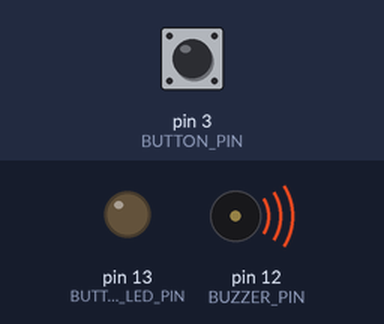
The program below on a simulated Arduino Nano, built with avr-gcc and run on an emulated ATmega328P. Shown: output pins drawn as LEDs (lit = HIGH), buzzer (waves = sounding, pin HIGH). The inputs (shaded band) are chosen by the test bench; at power-on: pin 3 (BUTTON_PIN) HIGH. Pins used as bus, display or sensor lines are not drawn.

Above: at 0.1 s.
At 1.3 s:
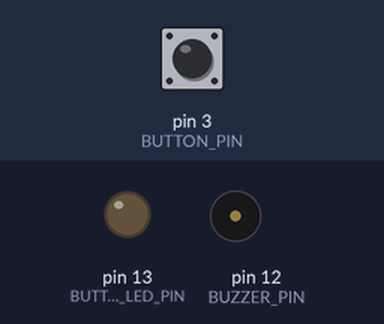
1.4 s: pin 3 (BUTTON_PIN) pulled LOW for 3.2 s
At 1.9 s:
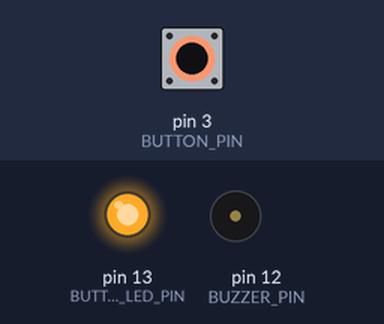
Timing chart, 0 to 12.6 s (numbered marks = the images above; inputs shaded):
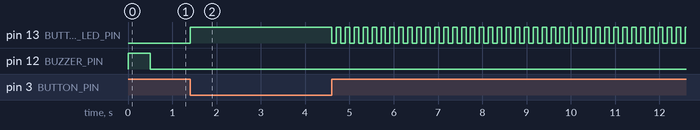

The program:

main.cpp
```cpp
#include "battery_monitor.h"
#include "board_config.h"
#include <Arduino.h>
#include <PKAE_Timer.h>

void powerOff ();

// BatteryMonitor batteryMonitor (BATTERY_VOLTAGE_PIN);

void setup () {
    Serial.begin (115200);
    pinMode (BUTTON_PIN, INPUT_PULLUP);
    pinMode (BUTTON_LED_PIN, OUTPUT);
    pinMode (POWER_MOSFET_PIN, OUTPUT);
    pinMode (BUZZER_PIN, OUTPUT);
    digitalWrite (POWER_MOSFET_PIN, HIGH);
}

void loop () {
    boolean lLEDstate = LOW;
    boolean lReleased = true;

    PKAE_Timer StableLED (300);
    PKAE_Timer ButtonHeld (3000);

    digitalWrite (BUZZER_PIN, HIGH);
    delay (500);
    digitalWrite (BUZZER_PIN, LOW);

    while (true) {
        /*if (batteryMonitor.getBatteryPercentage () <= 0) {
            powerOff ();

        }*/

        if (digitalRead (BUTTON_PIN) == LOW) {
            if (lReleased and StableLED.IsTimeUp ()) {
                lLEDstate = !lLEDstate;
                digitalWrite (BUTTON_LED_PIN, lLEDstate);
            }
            lReleased = false;
        } else {
            lReleased = true;
            ButtonHeld.Reset ();
        }
        if (ButtonHeld.IsTimeUp ())
            powerOff ();
    }
}

void powerOff () {
    boolean lLEDstate = LOW;
    PKAE_Timer BlinkLED (100);
    digitalWrite (POWER_MOSFET_PIN, LOW);

    // Rapid flash Onboard LED indicate power about to be lost
    while (true) {
        if (BlinkLED.IsTimeUp ()) {
            lLEDstate = !lLEDstate;
            digitalWrite (BUTTON_LED_PIN, lLEDstate);
        }
    }
}
```

battery_monitor.h
```cpp
#ifndef BATTERY_MONITOR_H
#define BATTERY_MONITOR_H
#include <Arduino.h>

#define MIN_BATTERY_VOLTAGE 6     // real 0%
#define MAX_BATTERY_VOLTAGE 8.4   // real 100%
#define MIN_BATTERY_PERCENTAGE 15 // Secure cut-off
#define MAX_RAW_VALUE 1023
#define REFERENCE_VOLTAGE 5 // Arduino reference voltage
#define RESISTOR_1 10000.0  // 10k resistor
#define RESISTOR_2 6800.0   // 6.8k resistor


class BatteryMonitor {
    private:
    int batteryPin;
    int rawValue;
    float batteryVoltage;

    public:
    BatteryMonitor (int _batteryPin);
    float rawToVoltage ();
    float getBatteryVoltage ();
    int getBatteryPercentage ();
};


#endif
```

battery_monitor.cpp
```cpp
#include "battery_monitor.h"

BatteryMonitor::BatteryMonitor (int _batteryPin) : batteryPin (_batteryPin) {
}

float BatteryMonitor::rawToVoltage () {
    rawValue = analogRead (batteryPin);
    return rawValue * (REFERENCE_VOLTAGE / MAX_RAW_VALUE);
}

float BatteryMonitor::getBatteryVoltage () {
    return rawToVoltage () * (RESISTOR_2 / (RESISTOR_1 + RESISTOR_2));
}

// TODO: Implement a more accurate battery percentage calculation
int BatteryMonitor::getBatteryPercentage () {
    batteryVoltage = getBatteryVoltage ();
    return ((getBatteryVoltage () - MIN_BATTERY_VOLTAGE) /
           (MAX_BATTERY_VOLTAGE - MIN_BATTERY_VOLTAGE)) *
    100;
}
```

board_config.h
```cpp
#ifndef BOARD_CONFIG_H
#define BOARD_CONFIG_H

#define BUTTON_PIN 3
#define BUTTON_LED_PIN 13
#define BUZZER_PIN 12

#define BATTERY_VOLTAGE_PIN A0

#define POWER_MOSFET_PIN 2

#endif // BOARD_CONFIG_H
```

Measured:
- after the input at 1.4 s, pin 13 (BUTTON_LED_PIN): LOW → HIGH at once, then repeats every 0.20 s: LOW 0.10 s, HIGH 0.10 s
